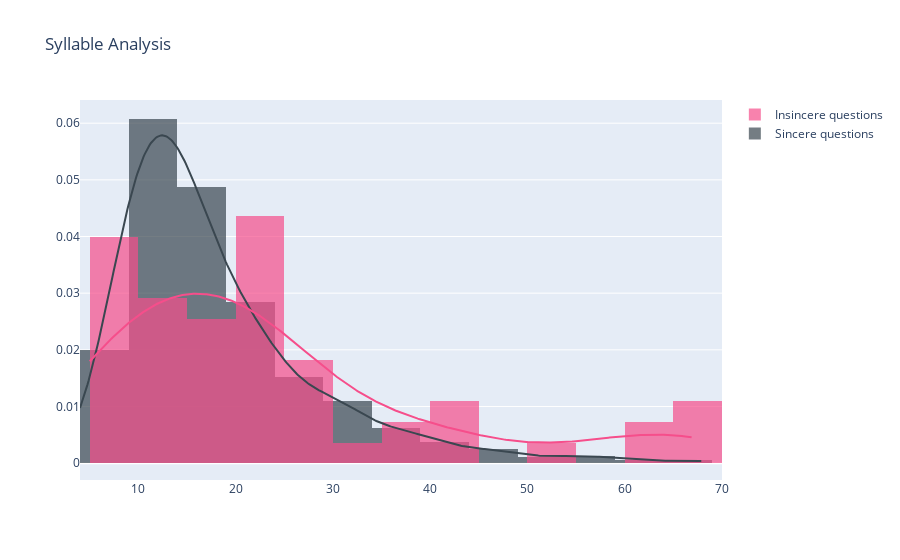
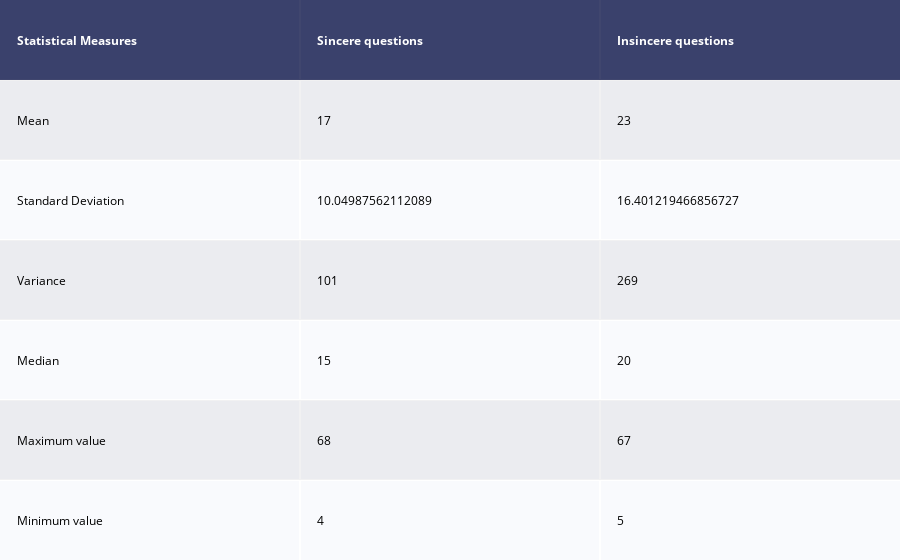

Notebook code for these charts, in order:
### Code cell
syllable_sincere = np.array(quora_train["question_text"][quora_train["target"] == 0].progress_apply(textstat.syllable_count))
syllable_insincere = np.array(quora_train["question_text"][quora_train["target"] == 1].progress_apply(textstat.syllable_count))
plot_readability(syllable_sincere,syllable_insincere,"Syllable Analysis",5)

### Figure 1 — Plotly figure (JSON) as saved in the notebook; plotly's stock layout.template omitted (floating-point values rounded to 4 significant figures; data arrays with more than 128 entries replaced by an {"elided": "..."} marker saying what was removed)
{"data": [{"histnorm": "probability density", "legendgroup": "Sincere questions", "marker": {"color": "#3A4750"}, "name": "Sincere questions", "opacity": 0.7, "x": {"elided": "945 int values"}, "xaxis": "x", "xbins": {"start": 4, "end": 68, "size": 5}, "yaxis": "y", "type": "histogram"}, {"histnorm": "probability density", "legendgroup": "Insincere questions", "marker": {"color": "#F64E8B"}, "name": "Insincere questions", "opacity": 0.7, "x": [38, 15, 23, 42, 9, 9, 23, 10, 22, 27, 19, 11, 17, 62, 5, 28, 8, 20, 53, 9, 18, 7, 23, 12, 10, 22, 40, 17, 21, 16, 25, 21, 9, 35, 24, 27, 66, 34, 14, 12, 67, 25, 9, 9, 12, 6, 13, 20, 21, 65, 41, 61, 20, 7, 16], "xaxis": "x", "xbins": {"start": 5, "end": 67, "size": 5}, "yaxis": "y", "type": "histogram"}, {"legendgroup": "Sincere questions", "marker": {"color": "#3A4750"}, "mode": "lines", "name": "Sincere questions", "showlegend": false, "x": {"elided": "500 float values"}, "xaxis": "x", "y": {"elided": "500 float values"}, "yaxis": "y", "type": "scatter"}, {"legendgroup": "Insincere questions", "marker": {"color": "#F64E8B"}, "mode": "lines", "name": "Insincere questions", "showlegend": false, "x": {"elided": "500 float values"}, "xaxis": "x", "y": {"elided": "500 float values"}, "yaxis": "y", "type": "scatter"}], "layout": {"barmode": "overlay", "hovermode": "closest", "legend": {"traceorder": "reversed"}, "title": {"text": "Syllable Analysis"}, "xaxis": {"anchor": "y2", "domain": [0, 1], "zeroline": false, "type": "linear", "range": [4, 70], "autorange": true}, "yaxis": {"anchor": "free", "domain": [0, 1], "position": 0, "type": "linear", "range": [-0.002975, 0.06409], "autorange": true}, "autosize": true}}

### Figure 2 — Plotly figure (JSON) as saved in the notebook; plotly's stock layout.template omitted (floating-point values rounded to 4 significant figures)
{"data": [{"colorscale": [[0, "#00083e"], [0.5, "#ededee"], [1, "#ffffff"]], "hoverinfo": "none", "opacity": 0.75, "showscale": false, "z": [[0, 0, 0], [0.5, 0.5, 0.5], [1, 1, 1], [0.5, 0.5, 0.5], [1, 1, 1], [0.5, 0.5, 0.5], [1, 1, 1]], "type": "heatmap"}], "layout": {"annotations": [{"align": "left", "font": {"color": "#ffffff"}, "showarrow": false, "text": "<b>Statistical Measures</b>", "x": -0.45, "xanchor": "left", "xref": "x", "y": 0, "yref": "y"}, {"align": "left", "font": {"color": "#ffffff"}, "showarrow": false, "text": "<b>Sincere questions</b>", "x": 0.55, "xanchor": "left", "xref": "x", "y": 0, "yref": "y"}, {"align": "left", "font": {"color": "#ffffff"}, "showarrow": false, "text": "<b>Insincere questions</b>", "x": 1.55, "xanchor": "left", "xref": "x", "y": 0, "yref": "y"}, {"align": "left", "font": {"color": "#000000"}, "showarrow": false, "text": "Mean", "x": -0.45, "xanchor": "left", "xref": "x", "y": 1, "yref": "y"}, {"align": "left", "font": {"color": "#000000"}, "showarrow": false, "text": "17", "x": 0.55, "xanchor": "left", "xref": "x", "y": 1, "yref": "y"}, {"align": "left", "font": {"color": "#000000"}, "showarrow": false, "text": "23", "x": 1.55, "xanchor": "left", "xref": "x", "y": 1, "yref": "y"}, {"align": "left", "font": {"color": "#000000"}, "showarrow": false, "text": "Standard Deviation", "x": -0.45, "xanchor": "left", "xref": "x", "y": 2, "yref": "y"}, {"align": "left", "font": {"color": "#000000"}, "showarrow": false, "text": "10.04987562112089", "x": 0.55, "xanchor": "left", "xref": "x", "y": 2, "yref": "y"}, {"align": "left", "font": {"color": "#000000"}, "showarrow": false, "text": "16.401219466856727", "x": 1.55, "xanchor": "left", "xref": "x", "y": 2, "yref": "y"}, {"align": "left", "font": {"color": "#000000"}, "showarrow": false, "text": "Variance", "x": -0.45, "xanchor": "left", "xref": "x", "y": 3, "yref": "y"}, {"align": "left", "font": {"color": "#000000"}, "showarrow": false, "text": "101", "x": 0.55, "xanchor": "left", "xref": "x", "y": 3, "yref": "y"}, {"align": "left", "font": {"color": "#000000"}, "showarrow": false, "text": "269", "x": 1.55, "xanchor": "left", "xref": "x", "y": 3, "yref": "y"}, {"align": "left", "font": {"color": "#000000"}, "showarrow": false, "text": "Median", "x": -0.45, "xanchor": "left", "xref": "x", "y": 4, "yref": "y"}, {"align": "left", "font": {"color": "#000000"}, "showarrow": false, "text": "15", "x": 0.55, "xanchor": "left", "xref": "x", "y": 4, "yref": "y"}, {"align": "left", "font": {"color": "#000000"}, "showarrow": false, "text": "20", "x": 1.55, "xanchor": "left", "xref": "x", "y": 4, "yref": "y"}, {"align": "left", "font": {"color": "#000000"}, "showarrow": false, "text": "Maximum value", "x": -0.45, "xanchor": "left", "xref": "x", "y": 5, "yref": "y"}, {"align": "left", "font": {"color": "#000000"}, "showarrow": false, "text": "68", "x": 0.55, "xanchor": "left", "xref": "x", "y": 5, "yref": "y"}, {"align": "left", "font": {"color": "#000000"}, "showarrow": false, "text": "67", "x": 1.55, "xanchor": "left", "xref": "x", "y": 5, "yref": "y"}, {"align": "left", "font": {"color": "#000000"}, "showarrow": false, "text": "Minimum value", "x": -0.45, "xanchor": "left", "xref": "x", "y": 6, "yref": "y"}, {"align": "left", "font": {"color": "#000000"}, "showarrow": false, "text": "4", "x": 0.55, "xanchor": "left", "xref": "x", "y": 6, "yref": "y"}, {"align": "left", "font": {"color": "#000000"}, "showarrow": false, "text": "5", "x": 1.55, "xanchor": "left", "xref": "x", "y": 6, "yref": "y"}], "margin": {"b": 0, "l": 0, "r": 0, "t": 0}, "xaxis": {"dtick": 1, "gridwidth": 2, "showticklabels": false, "tick0": -0.5, "ticks": "", "zeroline": false, "range": [-0.5, 2.5], "autorange": true}, "yaxis": {"autorange": true, "dtick": 1, "gridwidth": 2, "showticklabels": false, "tick0": 0.5, "ticks": "", "zeroline": false, "range": [6.5, -0.5]}, "autosize": true}}
